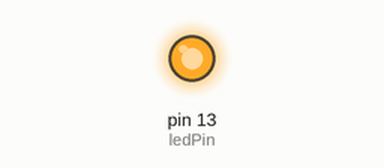
Simulated run of this sketch. Board: Arduino Uno, built with avr-gcc and run on an emulated ATmega328P. Parts: output pins drawn as LEDs (lit = HIGH). Random numbers use the default seed unless the sketch sets one.

Above: at 0.16 s.
At 35.85 s:
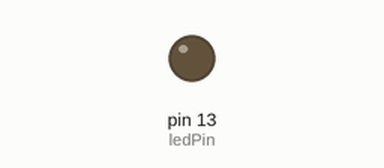
Timing chart, 0 to 40.0 s (numbered marks = the images above):
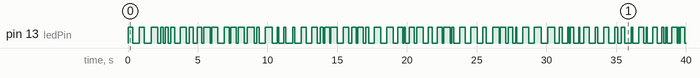

The sketch:

code.ino
```cpp
/*
Pushbutton interrupt sketch
a switch connected to interrupt pin 2 lights the LED on pin 13
*/
const int ledPin = 13;
long randOn = 0;
long randOff = 0;
void setup() {
  pinMode(ledPin, OUTPUT);
  randomSeed(analogRead(0));
}

void loop()
{
   randOn = random(50,500);
   randOff = random(50,500);
   digitalWrite(ledPin,HIGH);
   delay(randOn);
   digitalWrite(ledPin,LOW);
   delay(randOff);
}
```

Measured:
- by itself, pin 13 (ledPin): LOW → HIGH at 0.00 s, → LOW 0.33 s later, → HIGH 0.49 s later, → LOW 0.33 s later, … (134 changes in this stretch)
